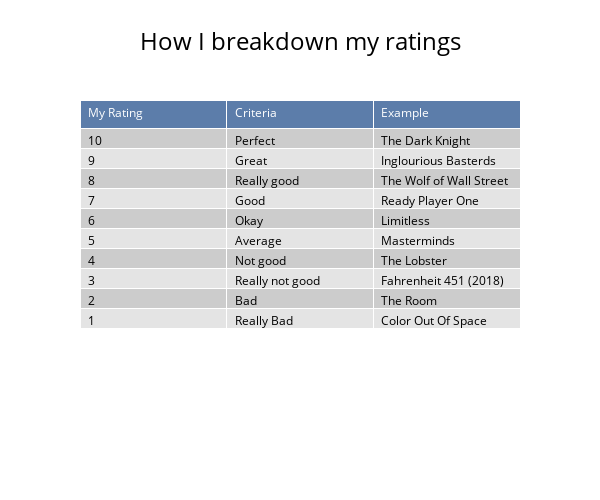

Source (notebook cell):
### Code cell
# Table1
# See if links work when exporting as picture and .html file
my_ratings = pd.DataFrame()
my_ratings['My Rating'] = [i for i in range(10,0,-1)]
my_ratings['Criteria'] = ['Perfect','Great','Really good','Good','Okay','Average','Not good','Really not good','Bad','Really Bad']
my_ratings['Link'] = ['[The Dark Knight](https://www.imdb.com/title/tt0468569/)',
                        '[Inglourious Basterds](https://www.imdb.com/title/tt0361748/)',
                        '[The Wolf of Wall Street](https://www.imdb.com/title/tt0993846/)',
                        '[Ready Player One](https://www.imdb.com/title/tt1677720/)',
                        '[Limitless](https://www.imdb.com/title/tt1219289/)',
                        '[Masterminds](https://www.imdb.com/title/tt2461150/)',
                        '',
                        '[Fahrenheit 451](https://www.imdb.com/title/tt0360556/)',
                        '',
                        '[The Room](https://www.imdb.com/title/tt0368226/)'
]
my_ratings['Title'] = ['The Dark Knight',
'Inglourious Basterds',
'The Wolf of Wall Street',
'Ready Player One',
'Limitless',
'Masterminds',
'The Lobster',
'Fahrenheit 451 (2018)',
'The Room',
'Color Out Of Space'
]


fig = go.Figure(data=[go.Table(
    header=dict(values=['My Rating', 'Criteria', 'Example'],
                fill_color='#5C7DAA',
                font_color='white',
                align='left'),
    cells=dict(values=[my_ratings['My Rating'], my_ratings['Criteria'], my_ratings['Title']],
                fill_color=[alt_greys[:len(df)]]*3,
                font_color='black',
                align='left'))])

fig.update_layout(
    title=dict(
        text='How I breakdown my ratings',
        font=dict(
            size=24,
            color='#000000'
        ),
        x=.5
    ),
    width=600,
    height=500
)

fig.show()
# plotly.offline.plot(fig, filename='3-13-20-table1.html')
# Originally run with 'https://github.com/ethanfuerst/imdb_ratings/blob/226cfa35e9f54639c2e5a042ac60bea2a2ffc0f7/ratings.csv'
# pio.write_html(fig, file='3-3-20-table1.html', auto_open=True)
# fig.write_image("3-13-20-table1.png")

### Figure 1 — Plotly figure (JSON) as saved in the notebook; plotly's stock layout.template omitted (floating-point values rounded to 4 significant figures; data arrays with more than 128 entries replaced by an {"elided": "..."} marker saying what was removed)
{"data": [{"cells": {"align": "left", "fill": {"color": {"elided": "3x222 str values"}}, "font": {"color": "black"}, "values": [[10, 9, 8, 7, 6, 5, 4, 3, 2, 1], ["Perfect", "Great", "Really good", "Good", "Okay", "Average", "Not good", "Really not good", "Bad", "Really Bad"], ["The Dark Knight", "Inglourious Basterds", "The Wolf of Wall Street", "Ready Player One", "Limitless", "Masterminds", "The Lobster", "Fahrenheit 451 (2018)", "The Room", "Color Out Of Space"]]}, "header": {"align": "left", "fill": {"color": "#5C7DAA"}, "font": {"color": "white"}, "values": ["My Rating", "Criteria", "Example"]}, "type": "table"}], "layout": {"height": 500, "title": {"font": {"color": "#000000", "size": 24}, "text": "How I breakdown my ratings", "x": 0.5}, "width": 600}}
